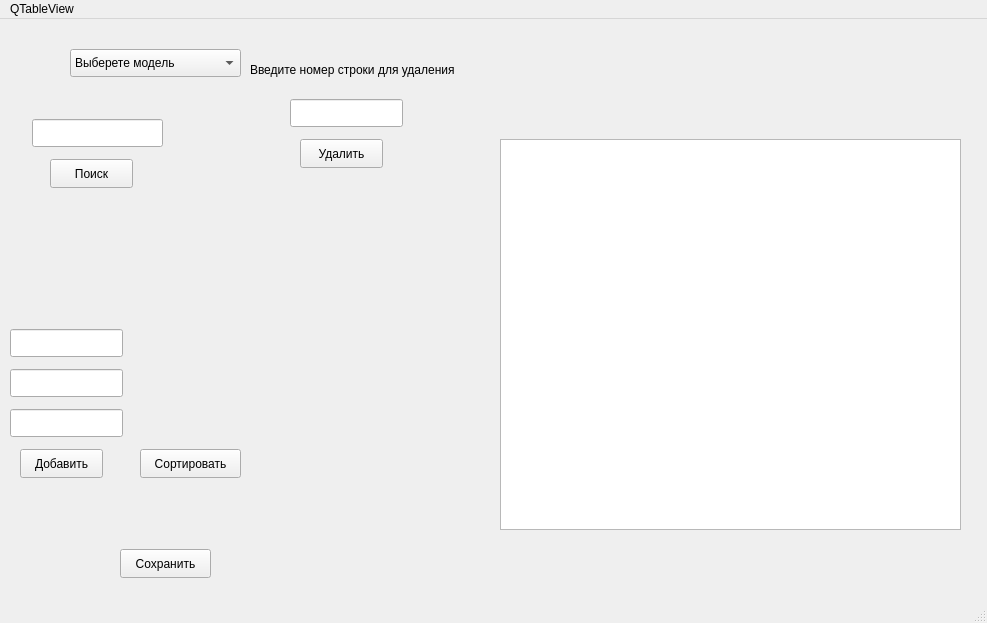
<?xml version="1.0" encoding="UTF-8"?>
<ui version="4.0">
 <class>MainWindow</class>
 <widget class="QMainWindow" name="MainWindow">
  <property name="geometry">
   <rect>
    <x>0</x>
    <y>0</y>
    <width>987</width>
    <height>623</height>
   </rect>
  </property>
  <property name="windowTitle">
   <string>MainWindow</string>
  </property>
  <widget class="QWidget" name="centralwidget">
   <widget class="QTableView" name="tableView">
    <property name="geometry">
     <rect>
      <x>500</x>
      <y>120</y>
      <width>461</width>
      <height>391</height>
     </rect>
    </property>
   </widget>
   <widget class="QComboBox" name="comboBox">
    <property name="geometry">
     <rect>
      <x>70</x>
      <y>30</y>
      <width>171</width>
      <height>28</height>
     </rect>
    </property>
    <item>
     <property name="text">
      <string>Выберете модель</string>
     </property>
    </item>
    <item>
     <property name="text">
      <string>Месяца</string>
     </property>
    </item>
    <item>
     <property name="text">
      <string>Люди</string>
     </property>
    </item>
   </widget>
   <widget class="QLineEdit" name="lineEdit">
    <property name="geometry">
     <rect>
      <x>32</x>
      <y>100</y>
      <width>131</width>
      <height>28</height>
     </rect>
    </property>
    <property name="text">
     <string/>
    </property>
   </widget>
   <widget class="QPushButton" name="pushButton">
    <property name="geometry">
     <rect>
      <x>50</x>
      <y>140</y>
      <width>83</width>
      <height>29</height>
     </rect>
    </property>
    <property name="text">
     <string>Поиск</string>
    </property>
   </widget>
   <widget class="QLabel" name="label">
    <property name="geometry">
     <rect>
      <x>10</x>
      <y>180</y>
      <width>211</width>
      <height>111</height>
     </rect>
    </property>
    <property name="text">
     <string/>
    </property>
   </widget>
   <widget class="QLineEdit" name="lineEdit_2">
    <property name="geometry">
     <rect>
      <x>10</x>
      <y>310</y>
      <width>113</width>
      <height>28</height>
     </rect>
    </property>
   </widget>
   <widget class="QLineEdit" name="lineEdit_3">
    <property name="geometry">
     <rect>
      <x>10</x>
      <y>350</y>
      <width>113</width>
      <height>28</height>
     </rect>
    </property>
   </widget>
   <widget class="QLineEdit" name="lineEdit_4">
    <property name="geometry">
     <rect>
      <x>10</x>
      <y>390</y>
      <width>113</width>
      <height>28</height>
     </rect>
    </property>
   </widget>
   <widget class="QPushButton" name="pushButton_2">
    <property name="geometry">
     <rect>
      <x>20</x>
      <y>430</y>
      <width>83</width>
      <height>29</height>
     </rect>
    </property>
    <property name="text">
     <string>Добавить</string>
    </property>
   </widget>
   <widget class="QPushButton" name="pushButton_3">
    <property name="geometry">
     <rect>
      <x>140</x>
      <y>430</y>
      <width>101</width>
      <height>29</height>
     </rect>
    </property>
    <property name="text">
     <string>Сортировать</string>
    </property>
   </widget>
   <widget class="QPushButton" name="pushButton_4">
    <property name="geometry">
     <rect>
      <x>120</x>
      <y>530</y>
      <width>91</width>
      <height>29</height>
     </rect>
    </property>
    <property name="text">
     <string>Сохранить</string>
    </property>
   </widget>
   <widget class="QLabel" name="label_2">
    <property name="geometry">
     <rect>
      <x>30</x>
      <y>540</y>
      <width>63</width>
      <height>20</height>
     </rect>
    </property>
    <property name="text">
     <string/>
    </property>
   </widget>
   <widget class="QLabel" name="label_3">
    <property name="geometry">
     <rect>
      <x>30</x>
      <y>470</y>
      <width>63</width>
      <height>20</height>
     </rect>
    </property>
    <property name="text">
     <string/>
    </property>
   </widget>
   <widget class="QLineEdit" name="DeleteLine">
    <property name="geometry">
     <rect>
      <x>290</x>
      <y>80</y>
      <width>113</width>
      <height>28</height>
     </rect>
    </property>
   </widget>
   <widget class="QPushButton" name="DeleteButton">
    <property name="geometry">
     <rect>
      <x>300</x>
      <y>120</y>
      <width>83</width>
      <height>29</height>
     </rect>
    </property>
    <property name="text">
     <string>Удалить</string>
    </property>
   </widget>
   <widget class="QLabel" name="DeleteLabel">
    <property name="geometry">
     <rect>
      <x>250</x>
      <y>20</y>
      <width>261</width>
      <height>61</height>
     </rect>
    </property>
    <property name="text">
     <string>Введите номер строки для удаления</string>
    </property>
   </widget>
  </widget>
  <widget class="QMenuBar" name="menubar">
   <property name="geometry">
    <rect>
     <x>0</x>
     <y>0</y>
     <width>987</width>
     <height>25</height>
    </rect>
   </property>
   <widget class="QMenu" name="menuQTableWidget">
    <property name="title">
     <string>QTableView</string>
    </property>
   </widget>
   <addaction name="menuQTableWidget"/>
  </widget>
  <widget class="QStatusBar" name="statusbar"/>
 </widget>
 <resources/>
 <connections/>
</ui>
